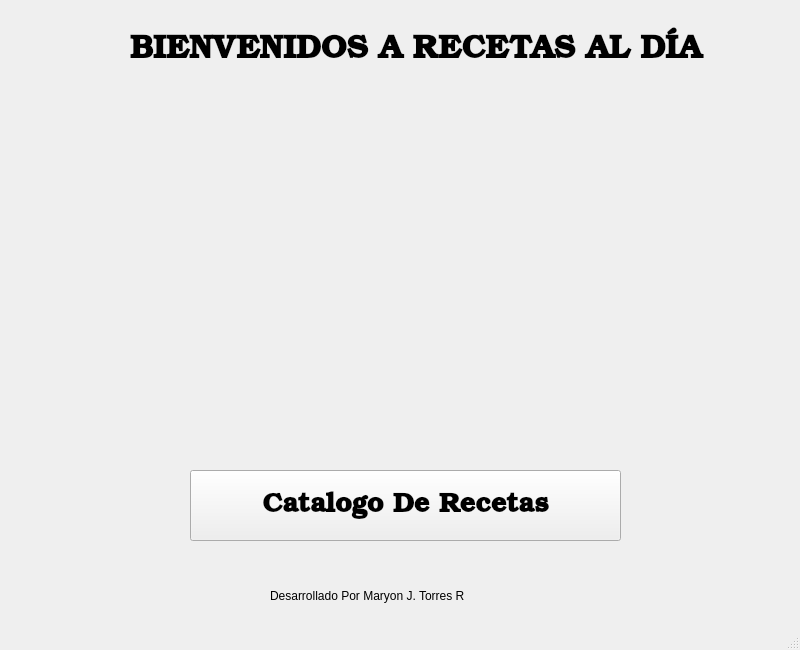
<?xml version="1.0" encoding="UTF-8"?>
<ui version="4.0">
 <author>maryitotr</author>
 <class>home</class>
 <widget class="QMainWindow" name="home">
  <property name="geometry">
   <rect>
    <x>0</x>
    <y>0</y>
    <width>800</width>
    <height>650</height>
   </rect>
  </property>
  <property name="minimumSize">
   <size>
    <width>800</width>
    <height>650</height>
   </size>
  </property>
  <property name="maximumSize">
   <size>
    <width>800</width>
    <height>650</height>
   </size>
  </property>
  <property name="windowTitle">
   <string>Home Recetas </string>
  </property>
  <widget class="QWidget" name="centralwidget">
   <widget class="QLabel" name="label">
    <property name="geometry">
     <rect>
      <x>110</x>
      <y>20</y>
      <width>611</width>
      <height>61</height>
     </rect>
    </property>
    <property name="font">
     <font>
      <family>URW Bookman L</family>
      <pointsize>24</pointsize>
      <weight>75</weight>
      <bold>true</bold>
     </font>
    </property>
    <property name="text">
     <string>BIENVENIDOS A RECETAS AL DÍA</string>
    </property>
    <property name="alignment">
     <set>Qt::AlignCenter</set>
    </property>
   </widget>
   <widget class="QWidget" name="gridLayoutWidget">
    <property name="geometry">
     <rect>
      <x>90</x>
      <y>90</y>
      <width>691</width>
      <height>341</height>
     </rect>
    </property>
    <layout class="QGridLayout" name="panel">
     <property name="leftMargin">
      <number>50</number>
     </property>
     <property name="topMargin">
      <number>25</number>
     </property>
     <property name="rightMargin">
      <number>50</number>
     </property>
     <property name="bottomMargin">
      <number>25</number>
     </property>
     <property name="spacing">
      <number>3</number>
     </property>
    </layout>
   </widget>
   <widget class="QPushButton" name="bt_list_rec">
    <property name="geometry">
     <rect>
      <x>190</x>
      <y>470</y>
      <width>431</width>
      <height>71</height>
     </rect>
    </property>
    <property name="font">
     <font>
      <family>URW Bookman L</family>
      <pointsize>20</pointsize>
      <weight>75</weight>
      <bold>true</bold>
      <strikeout>false</strikeout>
     </font>
    </property>
    <property name="cursor">
     <cursorShape>OpenHandCursor</cursorShape>
    </property>
    <property name="text">
     <string>Catalogo De Recetas</string>
    </property>
   </widget>
   <widget class="QLabel" name="label_2">
    <property name="geometry">
     <rect>
      <x>270</x>
      <y>580</y>
      <width>271</width>
      <height>31</height>
     </rect>
    </property>
    <property name="text">
     <string>Desarrollado Por Maryon J. Torres R</string>
    </property>
   </widget>
  </widget>
  <widget class="QStatusBar" name="statusbar">
   <property name="font">
    <font>
     <family>Nimbus Sans L</family>
     <pointsize>18</pointsize>
     <weight>50</weight>
     <bold>false</bold>
    </font>
   </property>
   <property name="cursor">
    <cursorShape>BusyCursor</cursorShape>
   </property>
   <property name="layoutDirection">
    <enum>Qt::LeftToRight</enum>
   </property>
   <property name="autoFillBackground">
    <bool>true</bool>
   </property>
  </widget>
  <action name="actionActualizar">
   <property name="text">
    <string>Actualizar</string>
   </property>
  </action>
  <action name="actionVer_Listado">
   <property name="text">
    <string>Ver Listado</string>
   </property>
  </action>
 </widget>
 <resources/>
 <connections/>
</ui>
